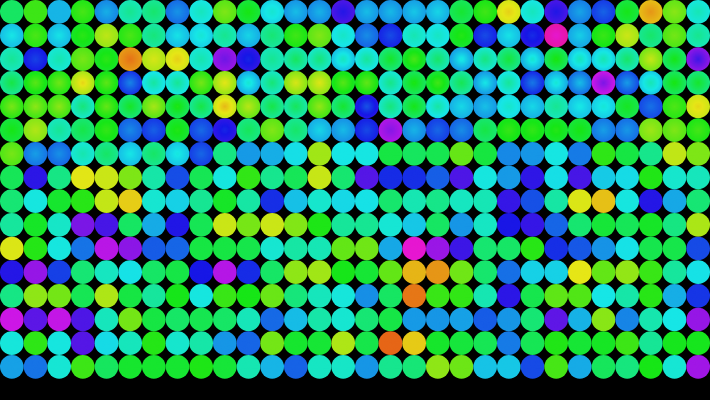
Frame 1 (no input)
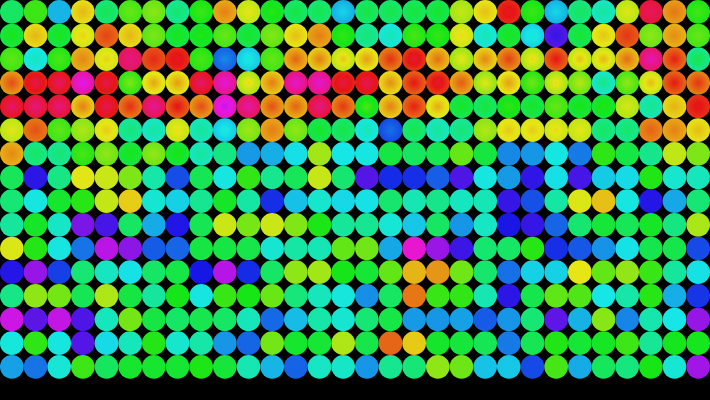
Frame 60 (no input)
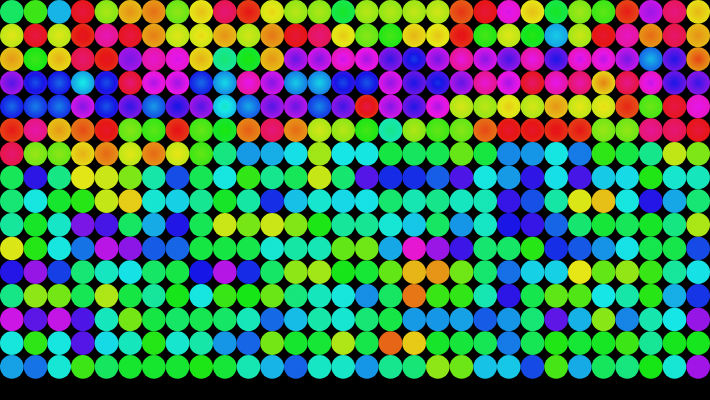
Frame 120 (the mouse pressed at the canvas centre since frame 60)

The p5.js sketch that drew these frames (run headless with seeded random() and noise() and a simulated clock; from frame 60 on, the mouse is pressed at the canvas centre):

// p5.js sketch
// ── sketch.js
// from https://p5js.org/examples/color-radial-gradient.html

/*
 * I'm looking to get gradually changing colors for several reasons
 * so playing with things and making notes on noise and color
 *
 * https://forum.processing.org/two/discussion/22551/color-gradients-in-perlin-noise
 * https://genekogan.com/code/p5js-perlin-noise/
 */

/*
 * @name Radial Gradient
 * @description Draws a series of concentric circles to create a gradient
 * from one color to another.
 */
let diameter; // not clear on the variable name, here
const count = 30
let radius;
let circles = []

function setup() {
  createCanvas(710, 400);
  diameter = width / count;
  radius = diameter / 2
  const rows = Math.floor(height / diameter)
  background(0);
  colorMode(HSB, 360, 100, 100);
  noStroke();
  ellipseMode(RADIUS);
  const colorizer = hueGetter(500)
  const throttle = throttler()
  // frameRate(2);
  for (let r = 1; r <= rows; r++) {
    const y = (diameter * r) - radius
    for (let i = 1; i <= count; i++) {
      circles.push(makeCircle({
        radius,
        x: diameter * i - radius,
        y,
        colorizer,
        throttle
      }))
    }
  }
}

function draw() {
  background(0);
  circles.forEach(circle => circle())
}

const hueGetter = (offset = 0, inc = 0.5) => {
  let pc = 0
  let t = inc
  return () => {
    pc += t
    return Math.floor(noise(pc + (offset * 100)) * 360)
  }
}

const throttler = (offset = 1000, inc = 0.002) => {
  let pc = 0
  let t = inc
  return () => {
    pc += t
    return Math.floor(noise(pc + (offset * 100)) * 10) - 5
  }
}

const makeCircle = ({
  radius,
  x,
  y,
  colorizer,
  throttle
}) => {
  // let hue = random(0, 360)
  let hue = colorizer()
  // const inc = random(-5, 5) || 1
  const inc = throttle()
  return () => {
    drawGradient(hue)({
      x,
      y,
      radius,
      inc
    })
    hue += inc % 360
    if (hue < 0) {
      hue = 360
    }
  }
}

const drawGradient = (hue) => ({
  x,
  y,
  radius,
  inc = 1
}) => {
  for (let r = radius; r > 0; --r) {
    fill(hue, 90, 90);
    ellipse(x, y, r, r);
    hue = (hue + inc) % 360;
    if (hue < 0) {
      hue = 360
    }
  }
}
